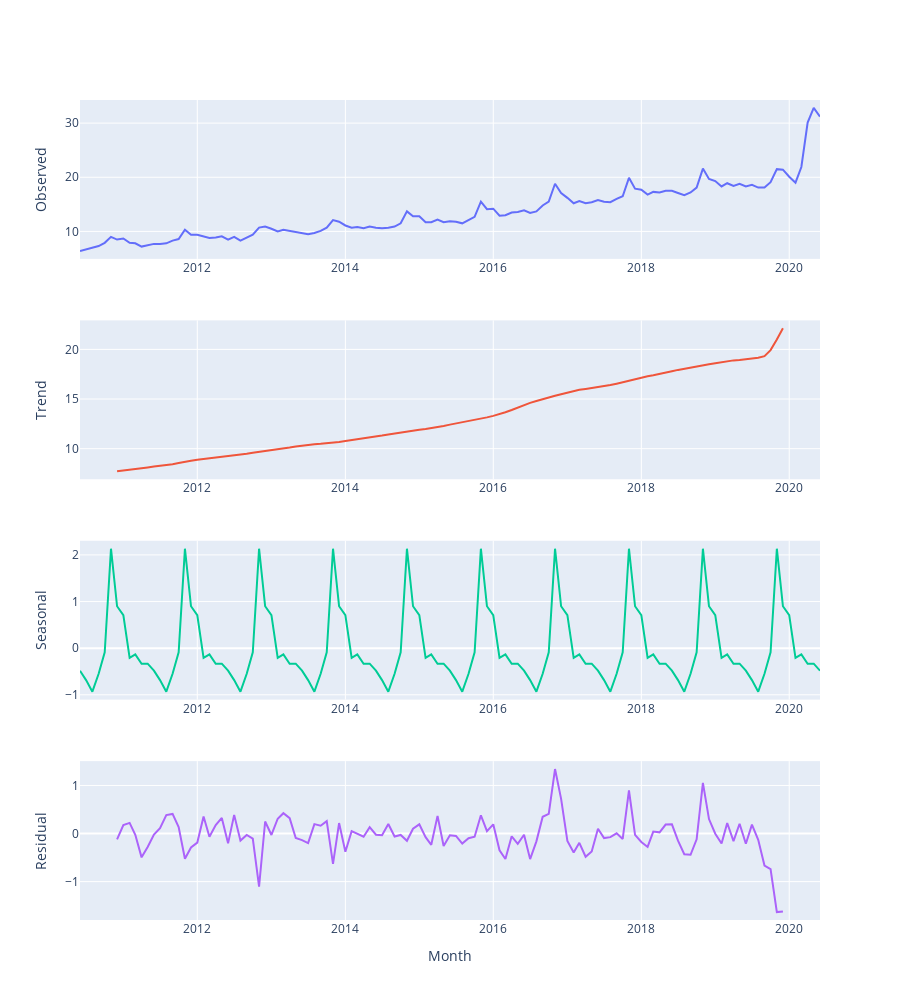

Source (notebook cell):
### Code cell
trace1 = go.Scatter(
    x=result.observed.index,
    y=result.observed
)

trace2 = go.Scatter(
    x=result.trend.index,
    y=result.trend,
    xaxis='x2',
    yaxis='y2'
)

trace3 = go.Scatter(
    x=result.seasonal.index,
    y=result.seasonal,
    xaxis='x3',
    yaxis='y3'
)

trace4 = go.Scatter(
    x=result.resid.index,
    y=result.resid,
    xaxis='x4',
    yaxis='y4'
)

traces = [trace1, trace2, trace3, trace4]
layout = go.Layout(
    showlegend=False
)

fig = make_subplots(
    rows=4,
    cols=1,
    print_grid=False
)

fig.append_trace(trace1, 1, 1)
fig.append_trace(trace2, 2, 1)
fig.append_trace(trace3, 3, 1)
fig.append_trace(trace4, 4, 1)

fig['layout'].update(
    showlegend=False,
    height=1000,
    yaxis=dict(title="Observed"),
    yaxis2=dict(title="Trend"),
    yaxis3=dict(title="Seasonal"),
    yaxis4=dict(title="Residual"),
    xaxis4=dict(title="Month")
)

fig.show()
